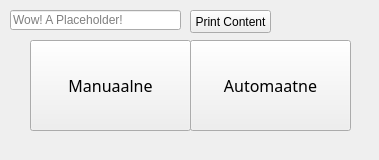
<?xml version="1.0" encoding="UTF-8"?>
<ui version="4.0">
 <class>Avaaken</class>
 <widget class="QMainWindow" name="Avaaken">
  <property name="geometry">
   <rect>
    <x>0</x>
    <y>0</y>
    <width>379</width>
    <height>160</height>
   </rect>
  </property>
  <property name="windowTitle">
   <string>MainWindow</string>
  </property>
  <property name="toolButtonStyle">
   <enum>Qt::ToolButtonIconOnly</enum>
  </property>
  <widget class="QWidget" name="centralwidget">
   <widget class="QPushButton" name="printButton">
    <property name="geometry">
     <rect>
      <x>190</x>
      <y>10</y>
      <width>81</width>
      <height>23</height>
     </rect>
    </property>
    <property name="text">
     <string>Print Content</string>
    </property>
   </widget>
   <widget class="QLineEdit" name="input">
    <property name="geometry">
     <rect>
      <x>10</x>
      <y>10</y>
      <width>171</width>
      <height>20</height>
     </rect>
    </property>
    <property name="text">
     <string/>
    </property>
    <property name="placeholderText">
     <string>Wow! A Placeholder!</string>
    </property>
   </widget>
   <widget class="QPushButton" name="manuaalneButton">
    <property name="geometry">
     <rect>
      <x>30</x>
      <y>40</y>
      <width>161</width>
      <height>91</height>
     </rect>
    </property>
    <property name="font">
     <font>
      <family>Rockwell Nova</family>
      <pointsize>12</pointsize>
      <weight>50</weight>
      <bold>false</bold>
     </font>
    </property>
    <property name="styleSheet">
     <string notr="true"/>
    </property>
    <property name="text">
     <string>Manuaalne</string>
    </property>
    <property name="autoDefault">
     <bool>false</bool>
    </property>
    <property name="default">
     <bool>false</bool>
    </property>
   </widget>
   <widget class="QPushButton" name="automaatneButton">
    <property name="geometry">
     <rect>
      <x>190</x>
      <y>40</y>
      <width>161</width>
      <height>91</height>
     </rect>
    </property>
    <property name="font">
     <font>
      <family>Rockwell Nova</family>
      <pointsize>12</pointsize>
     </font>
    </property>
    <property name="text">
     <string>Automaatne</string>
    </property>
   </widget>
  </widget>
 </widget>
 <resources/>
 <connections/>
</ui>
